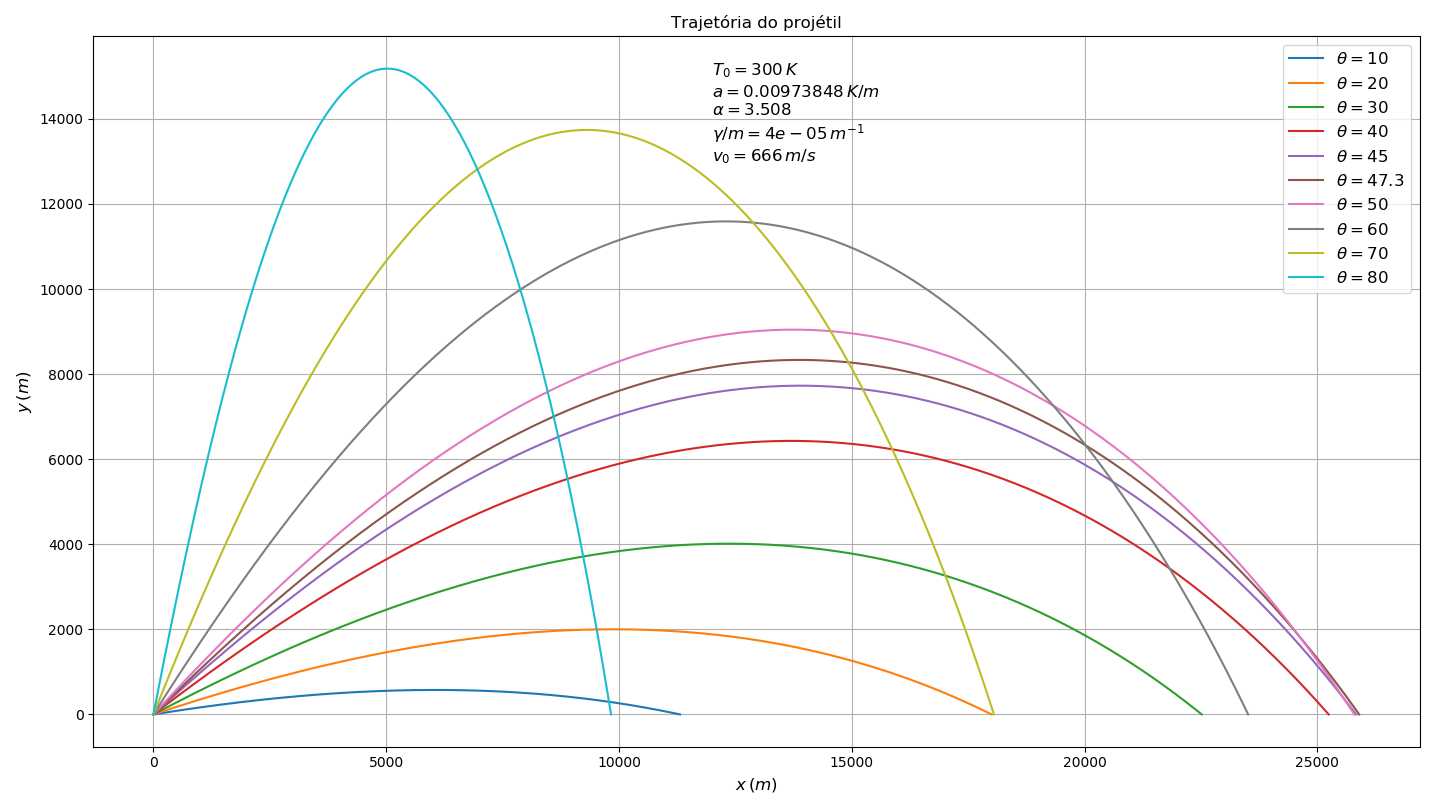

The script that drew this image:
import numpy as np
import matplotlib.pyplot as plt
import subprocess


# simulation parameters
# a and alpha from https://en.wikipedia.org/wiki/Atmospheric_pressure#Altitude_variation
v0    = 666
theta = [10, 20, 30, 40, 45, 47.3, 50, 60, 70, 80]
gamma = 4e-5
a     = 0.00973848
alpha = 3.508
T0    = 300
dt    = 0.001


# compile code
compiler = "gfortran"
flags = ["-Wall", "-Wextra", "-Wconversion-extra", "-std=f2003", "-pedantic", "-fimplicit-none", "-fbacktrace", "-O3", "-march=native"]
source = "2.f90"
cmd = [compiler] + flags + [source]

print("Compiling {} with {} {}".format(source, compiler, flags))
bla = subprocess.run(cmd, check = True, stdout=subprocess.PIPE)

if bla.returncode != 0:
    print("Oh, shit")
    exit(1)
print("")


# run code
for t in theta:
    n = " "
    inputx = str(v0) + n + str(t) + n + str(gamma) + n + str(a) + n + str(alpha) + n + str(T0) + n + str(dt)
    print("Running code with:")
    print("v0      = {}".format(v0))
    print("theta   = {}".format(t))
    print("gamma/m = {}".format(gamma))
    print("a       = {}".format(a))
    print("alpha   = {}".format(alpha))
    print("T0      = {}".format(T0))
    print("dt      = {}".format(dt))
    #print(inputx)

    with open("out_theta{}".format(t), mode = 'w') as outfile:
        bla = subprocess.run(["./a.out"],
                             input=inputx, encoding='ascii',
                             check = True,
                             stdout=outfile)
    print("")


print("")
print("Plotting results")
fig = plt.figure()
ax = fig.add_subplot(111)

for t in theta:
    data = np.loadtxt("out_theta{}".format(t), unpack = True)
    x = data[0]
    y = data[1]
    ax.plot(x, y, label = "$\\theta = {}$".format(t))

#ax.set_yscale('log')
#ax.set_xscale('log')
ax.legend(fontsize = 'large', fancybox=True)
ax.grid()

plt.title("Trajetória do projétil", fontsize = 'large')
plt.ylabel("$y \, (m)$", fontsize = 'large')
plt.xlabel("$x \, (m)$", fontsize = 'large')
plt.text(12e3, 13e3, "$T_0       = {} \, K   $\n".format(T0) + 
                     "$a         = {} \, K/m $\n".format(a) +
                     "$\\alpha   = {} \,     $\n".format(alpha) +
                     "$\\gamma/m = {} \, m^{}$\n".format(gamma, "{-1}") +
                     "$v_0       = {} \, m/s $".format(v0),
                     size = 12)

plt.show()
